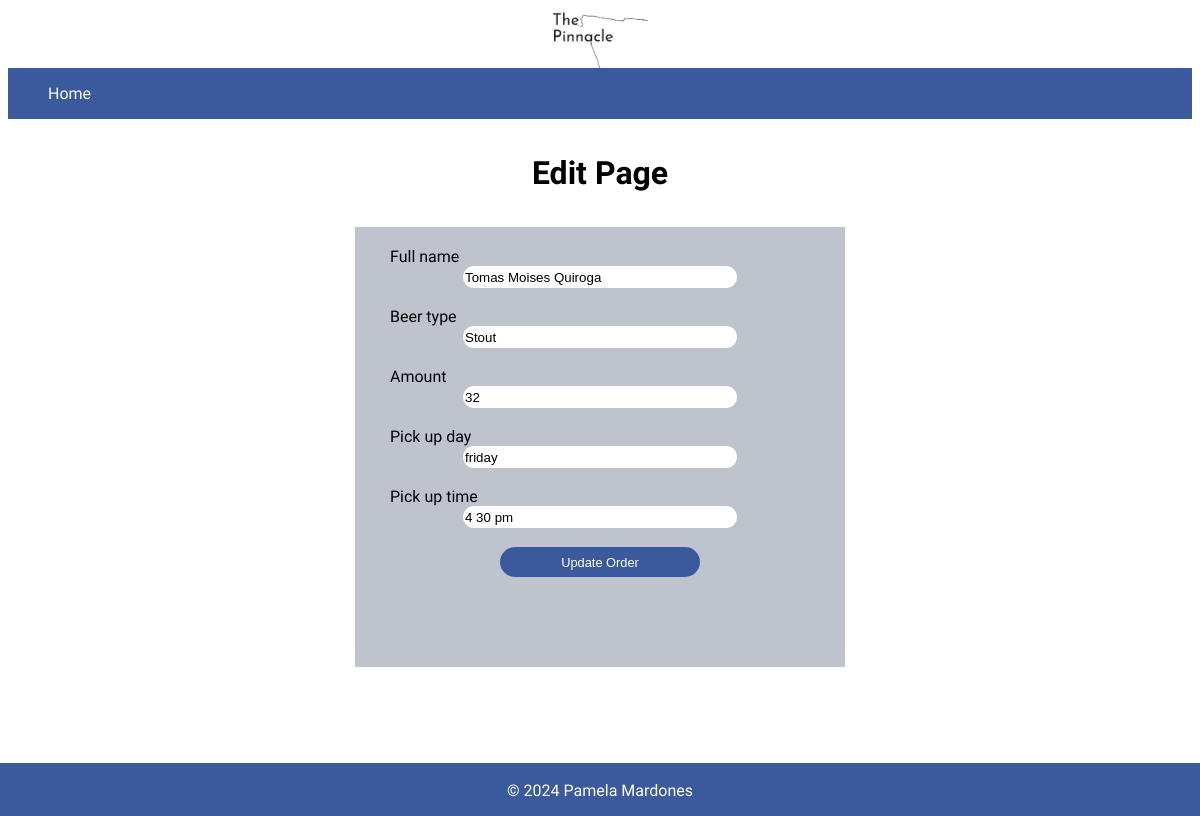
/edit.php?id_orders=11 (signed in), run on an earlier commit of the app's database.
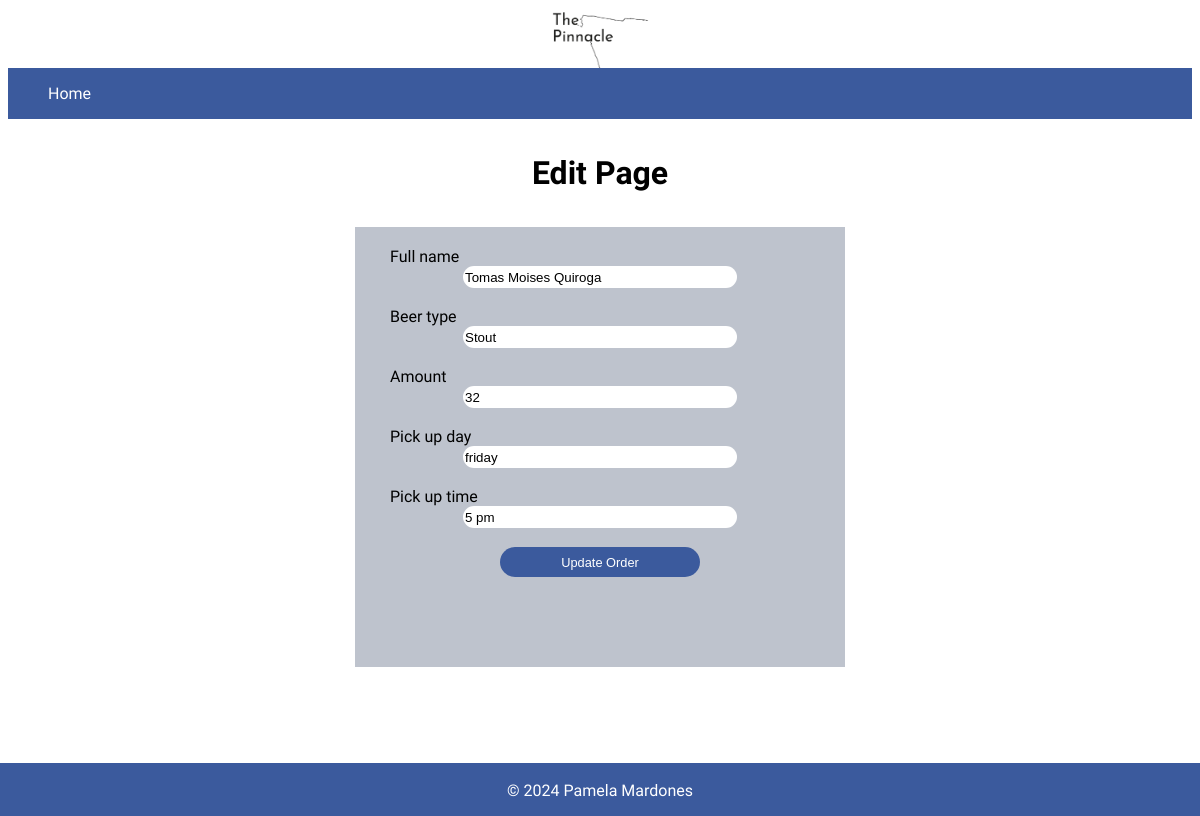
And on a later commit of the database.
### tables this page shows
CREATE TABLE `orderBeers` (
  `ID_customer` int(11) DEFAULT NULL,
  `fullName` varchar(255) NOT NULL,
  `type_beer` varchar(255) NOT NULL,
  `amount` varchar(255) NOT NULL,
  `pickup_day` varchar(255) NOT NULL,
  `pickup_time` varchar(255) NOT NULL,
  `id_orders` int(11) NOT NULL
);

### edit.php (the view, shortened to what this page needs)
<!DOCTYPE html>
<html lang="en">
<head>
  <link rel="stylesheet" href="style.css">
</head>
<?php
require_once("dbConnection.php");
try {
  $id_orders = (int) $_GET['id_orders'];
  $stmt = $conn->prepare("CALL display_id_orders(:id_orders)");
  $stmt->bindParam(":id_orders", $id_orders, PDO::PARAM_INT);
  $stmt->execute();
  $resultData = $stmt->fetch(PDO::FETCH_ASSOC);
  if ($resultData) {
    $fullName = $resultData['fullName'];
    $type_beer = $resultData['type_beer'];
    $amount = $resultData['amount'];
    $pickup_day = $resultData['pickup_day'];
    $pickup_time = $resultData['pickup_time'];
  } else {
    echo " ";
  }
} catch (PDOException $e) {
  echo "Error: " . $e->getMessage();
}
?>
<body>
  <img class="logo" src="images/pinnacle-logo.png" alt="an image of the logo of Pinnacle">
  <?php
  include 'navigation.php';
  ?>
  <h1 class="title-order"> Edit Page</h1>
  <form class="editForm" method="POST" action="editAction.php">
    <label class="orderInputLabel" for="fullName">Full name
      <input class="orderInputClass" type="text" name="fullName" value="<?php echo $fullName; ?>">
    </label>
    <br>
    <label class="orderInputLabel" for="beerstype">Beer type
      <input class="orderInputClass" type="text" name="type_beer" value="<?php echo $type_beer; ?>">
    </label>
    <br>
    <label class="orderInputLabel" for="amount">Amount
      <input class="orderInputClass" type="text" name="amount" value="<?php echo $amount; ?>">
    </label>
    <br>
    <label class="orderInputLabel" for="pickUpDay">Pick up day
      <input class="orderInputClass" type="text" name="pickup_day" value="<?php echo $pickup_day; ?>">
    </label>
    <br>
    <label class="orderInputLabel" for="pickUpTime">Pick up time
      <input class="orderInputClass" type="text" name="pickup_time" placeholder="Only from 9:00 am to 5:00 pm"
        value="<?php echo $pickup_time; ?>">
    </label>
    <br>
    <input class="editBtnClass" type="submit" name="editOrder" value="Update Order">
    <br>
  </form>
  <?php
  include 'footer.php';
  ?>
</body>
</html>

### navigation.php
<nav class="nav_bar">
  <ul class="menuList">
    <li class="menuListLink">
      <a class="navClickeableLink" href="index.php">Home</a>
    </li>
  </ul>
</nav>

### footer.php
<footer>
  <p class="textFooter"> &copy; 2024 Pamela Mardones </p>
</footer>

### style.css (style rules this page uses)
:root { --primary-color-branding: #3B5A9D; --secondary-color-branding: #FFFFFF; --tertiary-color-branding: #4FB2AA; --fourthiary-color-branding: #c3d0ed; }
body { font-family: "Josefin Sans", sans-serif ; background-image: url("images/back1-edit.png"); background-repeat: no-repeat; height: 800px; background-size: cover; background-position: center; }
.logo { width: 100px; display: block; margin: auto; }
.nav_bar { background-color: var(--primary-color-branding); display: flex; flex-wrap: wrap; }
.navClickeableLink { color: var(--secondary-color-branding); text-decoration: none; }
.menuList { display: flex; list-style: none; gap: 30px; }
.title-order { text-align: center; margin: auto; display: block; margin-top: 35px; margin-bottom: 35px; }
.orderInputLabel { margin-left: 15px; }
.orderInputClass { width: 270px; height: 20px; display: block; margin: auto; border-radius: 20px; border: none; }
.editForm { background-color: #bec3cd; width: 450px; height: 400px; display: block; padding: 20px; margin: auto; }
.editBtnClass { background-color: var(--primary-color-branding); border: none; cursor: pointer; width: 200px; height: 30px; font-size: 0.8rem; font-weight: 500; color: var(--secondary-color-branding); display: block; margin: auto; border-radius: 20px; }
.textFooter { background-color: var(--primary-color-branding); box-sizing: border-box; padding: 18px; text-align: center; color: white; position: fixed; left:0; bottom: -18px; width: 100%; }

What changed in the data, as far as the page shows it:
changed orderbeers "Tomas Moises Quiroga": pickup_time "4 30 pm" → "5 pm"
